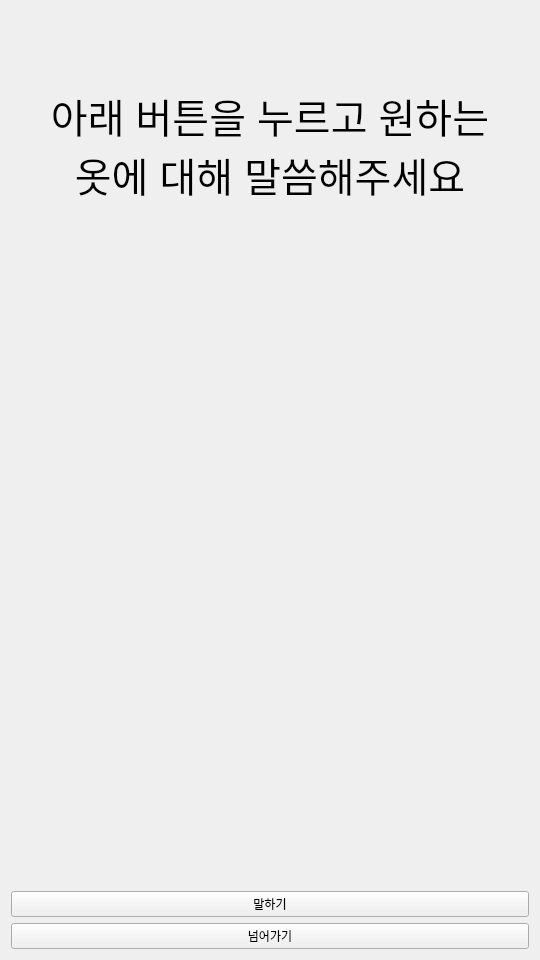
<?xml version="1.0" encoding="UTF-8"?>
<ui version="4.0">
 <class>Third2_Window</class>
 <widget class="QWidget" name="Third2_Window">
  <property name="geometry">
   <rect>
    <x>0</x>
    <y>0</y>
    <width>540</width>
    <height>960</height>
   </rect>
  </property>
  <property name="windowTitle">
   <string>Form</string>
  </property>
  <layout class="QGridLayout" name="gridLayout_2">
   <item row="0" column="0">
    <layout class="QVBoxLayout" name="verticalLayout">
     <item>
      <widget class="QLabel" name="description">
       <property name="sizePolicy">
        <sizepolicy hsizetype="Preferred" vsizetype="Preferred">
         <horstretch>0</horstretch>
         <verstretch>1</verstretch>
        </sizepolicy>
       </property>
       <property name="font">
        <font>
         <pointsize>30</pointsize>
         <bold>false</bold>
         <strikeout>false</strikeout>
        </font>
       </property>
       <property name="text">
        <string>아래 버튼을 누르고 원하는 옷에 대해 말씀해주세요</string>
       </property>
       <property name="textFormat">
        <enum>Qt::AutoText</enum>
       </property>
       <property name="scaledContents">
        <bool>false</bool>
       </property>
       <property name="alignment">
        <set>Qt::AlignCenter</set>
       </property>
       <property name="wordWrap">
        <bool>true</bool>
       </property>
      </widget>
     </item>
     <item>
      <widget class="QLabel" name="get_translate">
       <property name="sizePolicy">
        <sizepolicy hsizetype="Preferred" vsizetype="Preferred">
         <horstretch>0</horstretch>
         <verstretch>3</verstretch>
        </sizepolicy>
       </property>
       <property name="maximumSize">
        <size>
         <width>600</width>
         <height>600</height>
        </size>
       </property>
       <property name="text">
        <string/>
       </property>
       <property name="scaledContents">
        <bool>false</bool>
       </property>
      </widget>
     </item>
     <item>
      <widget class="QPushButton" name="pushbutton">
       <property name="text">
        <string>말하기</string>
       </property>
      </widget>
     </item>
     <item>
      <widget class="QPushButton" name="go_forth">
       <property name="text">
        <string>넘어가기</string>
       </property>
      </widget>
     </item>
    </layout>
   </item>
  </layout>
 </widget>
 <resources/>
 <connections/>
</ui>
